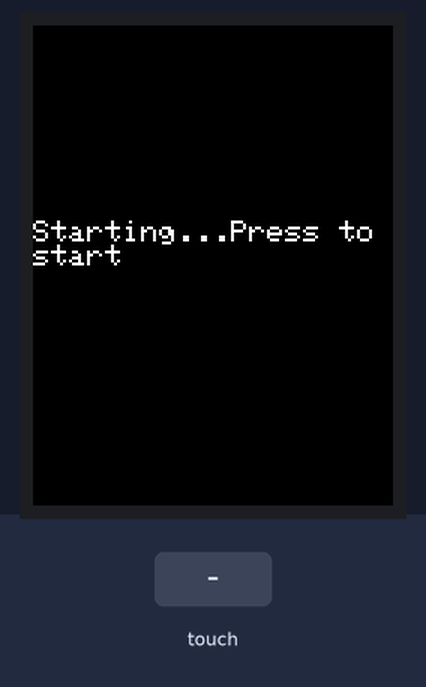
Bench run of a sketch on a simulated ESP8266 (Wemos D1 mini). Shown: 240×320 colour display. The test bench sets the inputs (shaded band). What the sketch prints to the serial monitor is not drawn.

Above: at 1.4 s.
1.5 s: touch panel pressed at 13 % / 10 % of its raw x / y range
At 3.3 s:
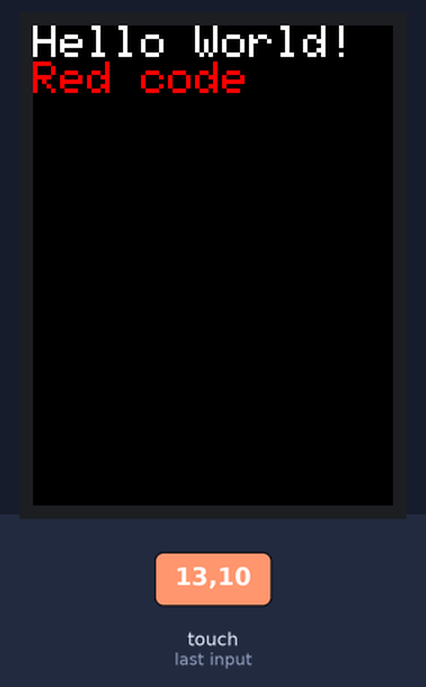
3.6 s: touch panel pressed at 38 % / 10 % of its raw x / y range
At 4.1 s:
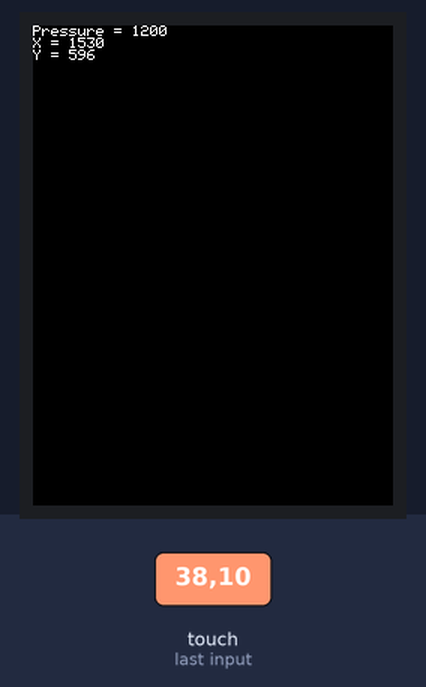
Timing chart, 0 to 6.6 s (numbered marks = the images above; inputs shaded):
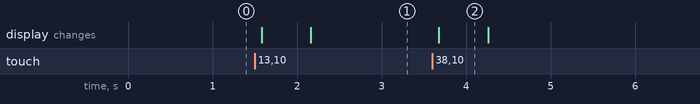

Measured:
- after the input at 1.5 s, the display: first changes after 0.08 s (image 1 shows a later state)
- after the input at 3.6 s, the display: changes after 0.08 s (image 2)
- what the display in image 2 shows lasts 0.6 s, from 3.7 s to 4.3 s

The sketch:

tft.ino
```cpp
#include <SPI.h>
#include <Adafruit_GFX.h>
#include <Adafruit_ILI9341.h>
#include <XPT2046_Touchscreen.h>

// Lolin Wemos D1 mini
#define TFT_CS D0  //for D1 mini or TFT I2C Connector Shield (V1.1.0 or later)
#define TFT_DC D8  //for D1 mini or TFT I2C Connector Shield (V1.1.0 or later)
#define TFT_RST -1 //for D1 mini or TFT I2C Connector Shield (V1.1.0 or later)
#define TS_CS D3   //for D1 mini or TFT I2C Connector Shield (V1.1.0 or later)

Adafruit_ILI9341 tft = Adafruit_ILI9341(TFT_CS, TFT_DC, TFT_RST);
XPT2046_Touchscreen ts(TS_CS);

void setup()
{
  Serial.begin(115200);
  Serial.println("Starting!");
  tft.begin();
  ts.begin();
  ts.setRotation(1);
  splashScreen();
  Serial.println("Init done!");
}

void loop(void)
{
  if (ts.touched())
  {
    TS_Point p = ts.getPoint();

     tft.fillScreen(ILI9341_BLACK);
     tft.setCursor(0, 0);

     tft.print("Pressure = ");
     tft.println(p.z);
     tft.print("X = ");
     tft.println(p.x);
     tft.print("Y = ");
     tft.println(p.y);
     delay(500);
     drawScreen();
  }
}

void drawScreen()
{
   tft.fillScreen(ILI9341_BLACK);
   //yield();
   tft.setCursor(0, 0);
   tft.setTextSize(3);
   tft.setTextColor(ILI9341_WHITE);
   tft.println("Hello World!");
   tft.setTextColor(ILI9341_RED);
   tft.println("Red code");
   tft.setTextSize(1);
   tft.setTextColor(ILI9341_WHITE);
}

void splashScreen()
{
  //unsigned long start = micros();
  tft.fillScreen(ILI9341_BLACK);
  tft.setCursor(0, 130);
  tft.setTextSize(2);
  tft.setTextColor(ILI9341_WHITE);
  tft.println("Starting...Press to start");
  //return micros() - start;
}
```
